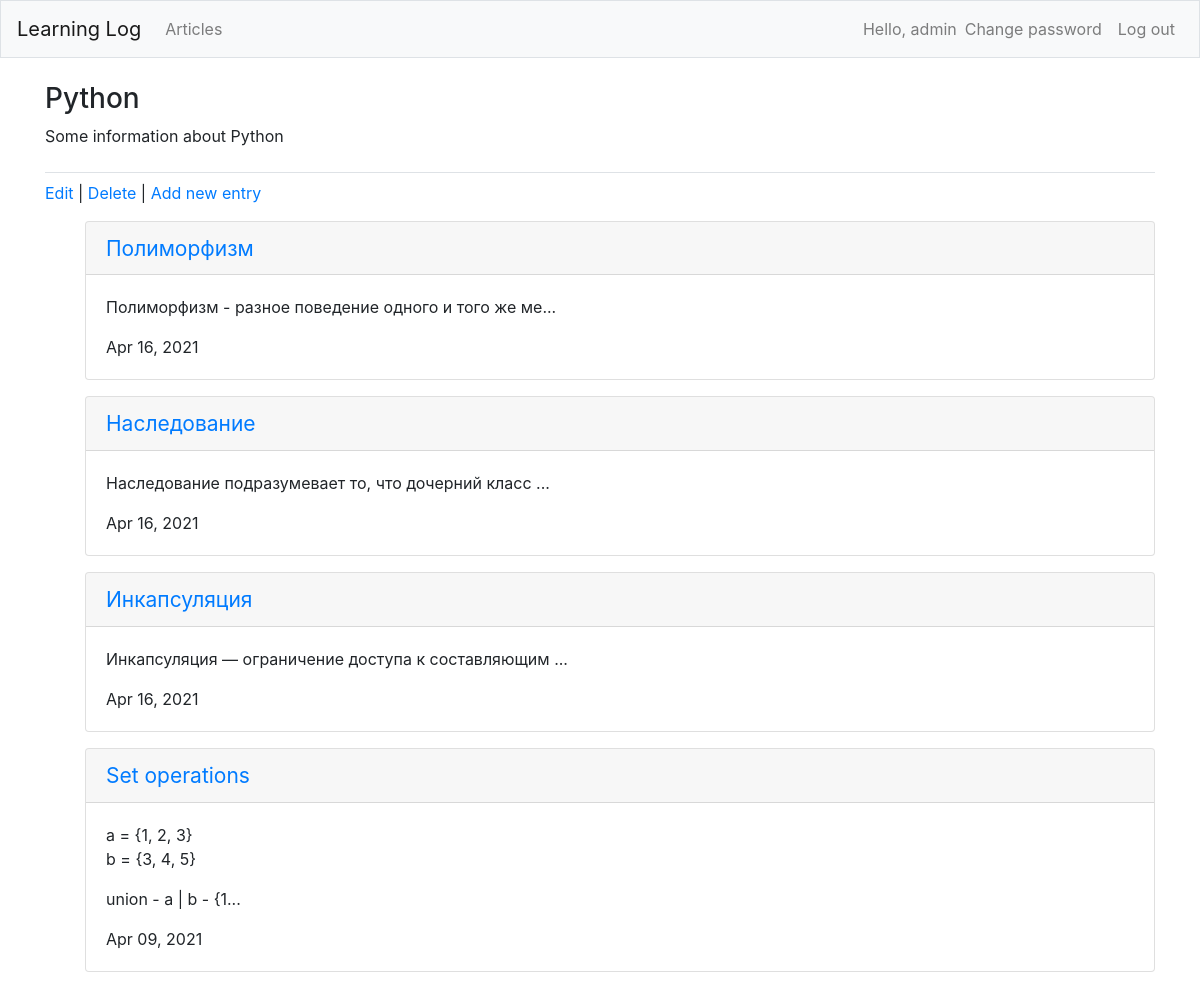
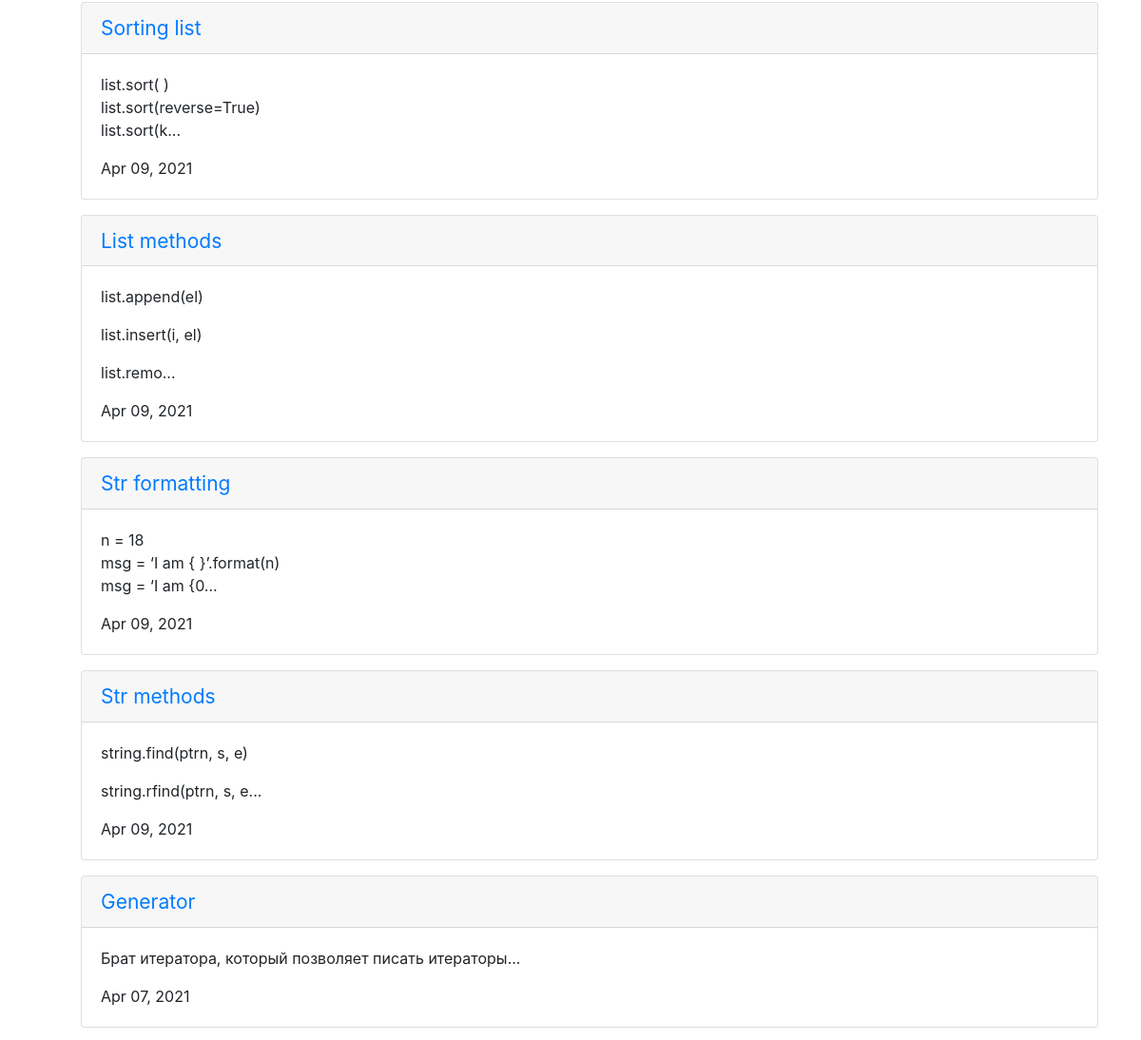
Page /articles/14/ (signed in, upper part) on the earlier database version (2 pictures, top to bottom).
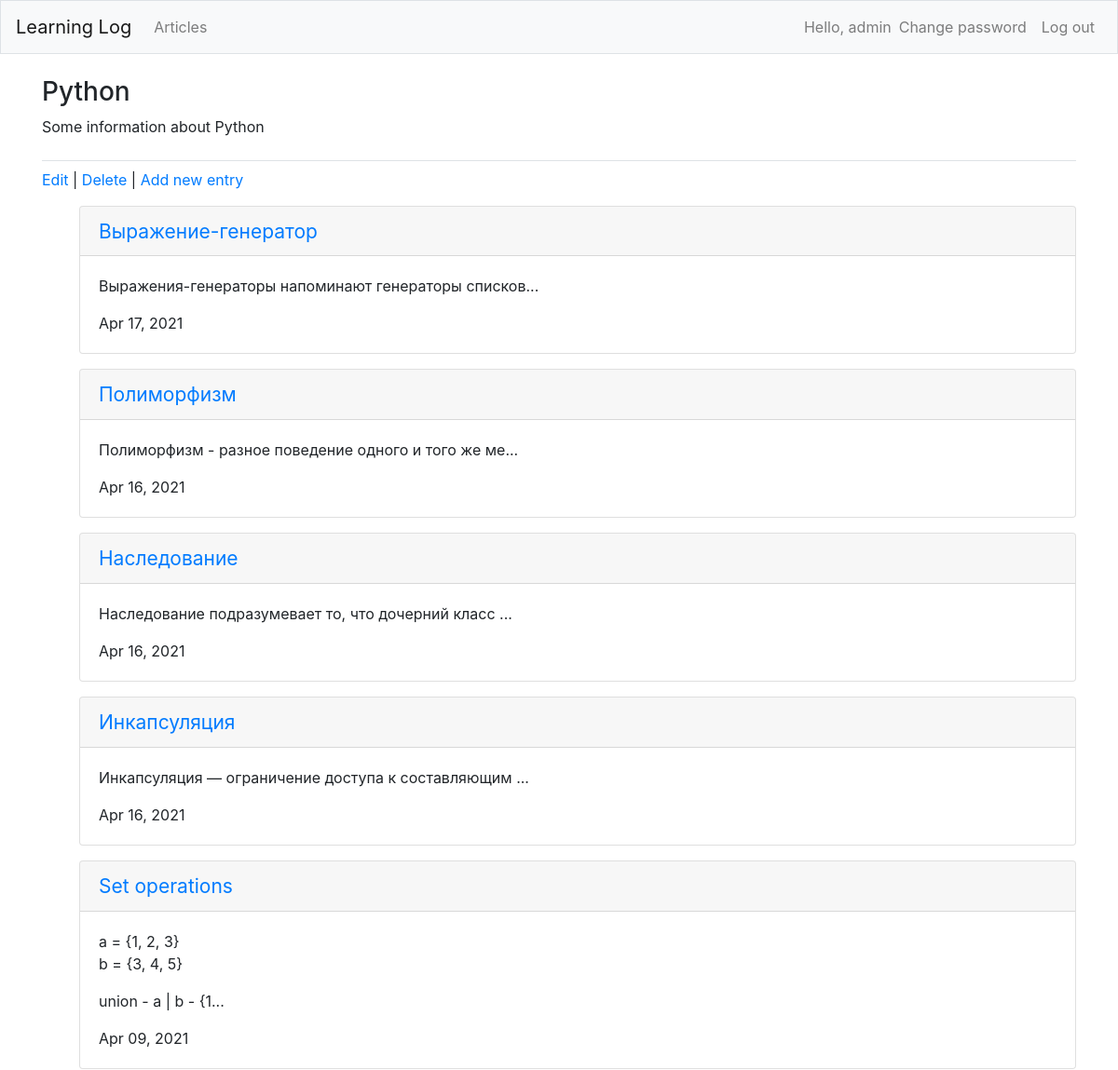
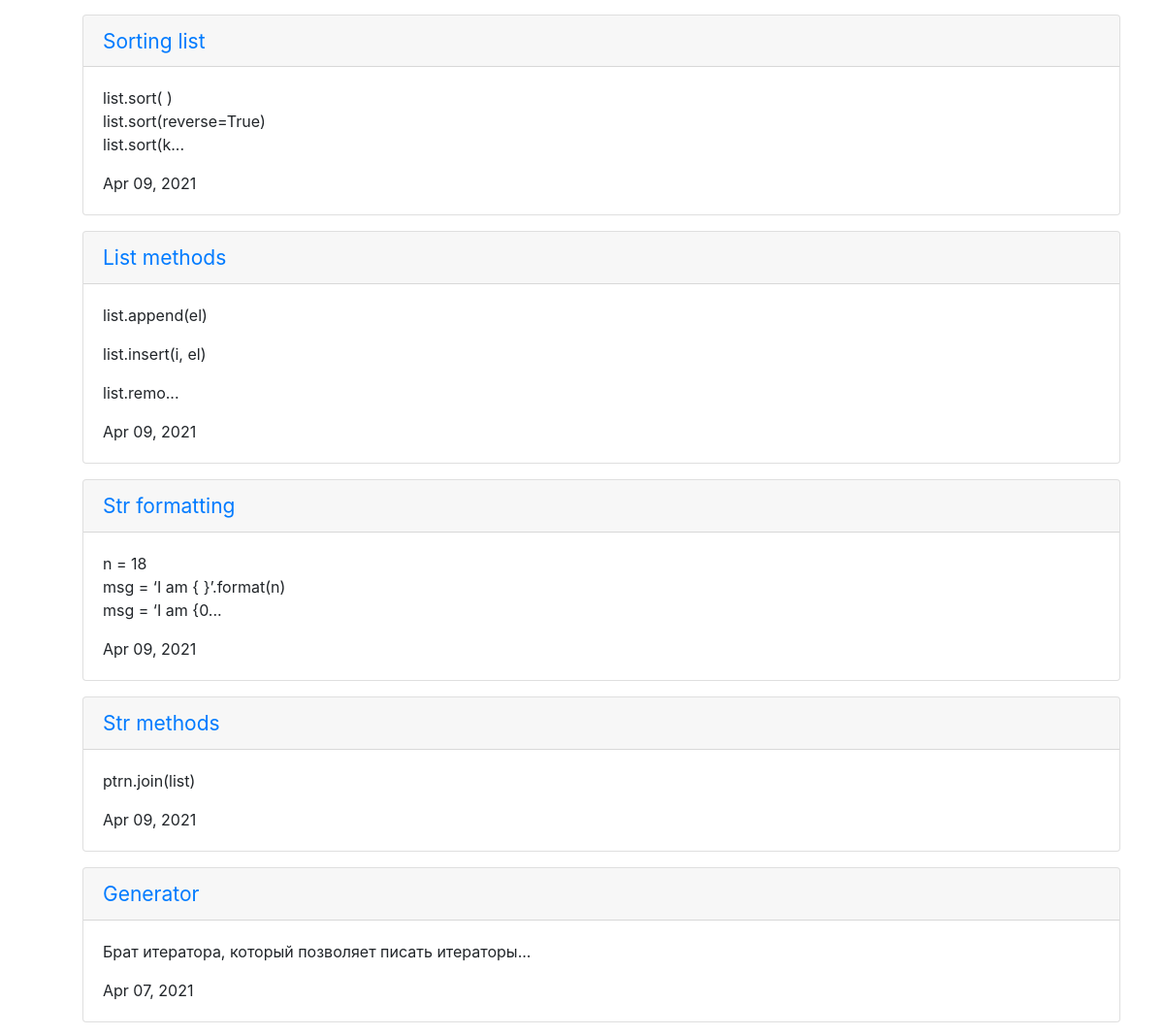
Same page on the later database version (2 pictures, top to bottom).
### articles/models.py (models this page shows, shortened)
class Entry(models.Model):
    article = models.ForeignKey(Article, on_delete=models.CASCADE, related_name='entries')
    title = models.CharField(max_length=255)
    body = models.TextField()
    screen = models.ImageField(upload_to='images/', blank=True)
    date = models.DateTimeField(auto_now_add=True)
    author = models.ForeignKey(get_user_model(), on_delete=models.CASCADE,)
    publish = models.DateTimeField(default=timezone.now)
    class Meta:
        ordering = ('-publish',)
        verbose_name_plural = 'Entries'
    def __str__(self):
        if len(self.body) > 50:
            return f'{self.body[:50]}...'
        else:
            return self.body

### articles/views.py (the view)
# urls.py: path('<int:pk>/', ArticleDetailView.as_view(), name='article_detail'),
class ArticleDetailView(LoginRequiredMixin, DetailView):
    model = Article
    template_name = 'article_detail.html'
    login_url = 'login'

### templates/article_detail.html (shortened to what this page needs)
{% extends 'base.html' %}
{% load bootstrap4 %}
{% block page_header %}
    <h3>{{ object.title }}</h3>
    <p>{{ object.body }}</p>
{% endblock page_header %}
{% block content %}
    <p>
        <a href="{% url 'article_edit' article.pk %}">Edit</a> |
        <a href="{% url 'article_delete' article.pk %}">Delete</a> |
        <a href="{% url 'entry_new' article.pk %}">Add new entry</a>
    </p>
    <ul>
        {% for entry in object.entries.all %}
            <div class="card mb-3">
                <h4 class="card-header">
                    <small><a href="{% url 'entry_detail' entry.pk %}">
                        {{entry.title}}
                    </a></small>
                </h4>
                <div class="card-body">
                    {{ entry|linebreaks }}
                    {{ entry.date|date:'M d, Y' }}
                </div>
            </div>
        {% empty %}
        <p>There are no entries for this topic yet.</p>
        {% endfor %}
    </ul>
{% endblock %}

Differences in the rows shown:
added Entry: title "Выражение-генератор", body "Выражения-генераторы напоминают генераторы списков...", date "Apr 17, 2021"
changed Entry "Str methods": body "string.find(ptrn, s, e) string.rfind(ptrn, s, e..." → "ptrn.join(list)"
